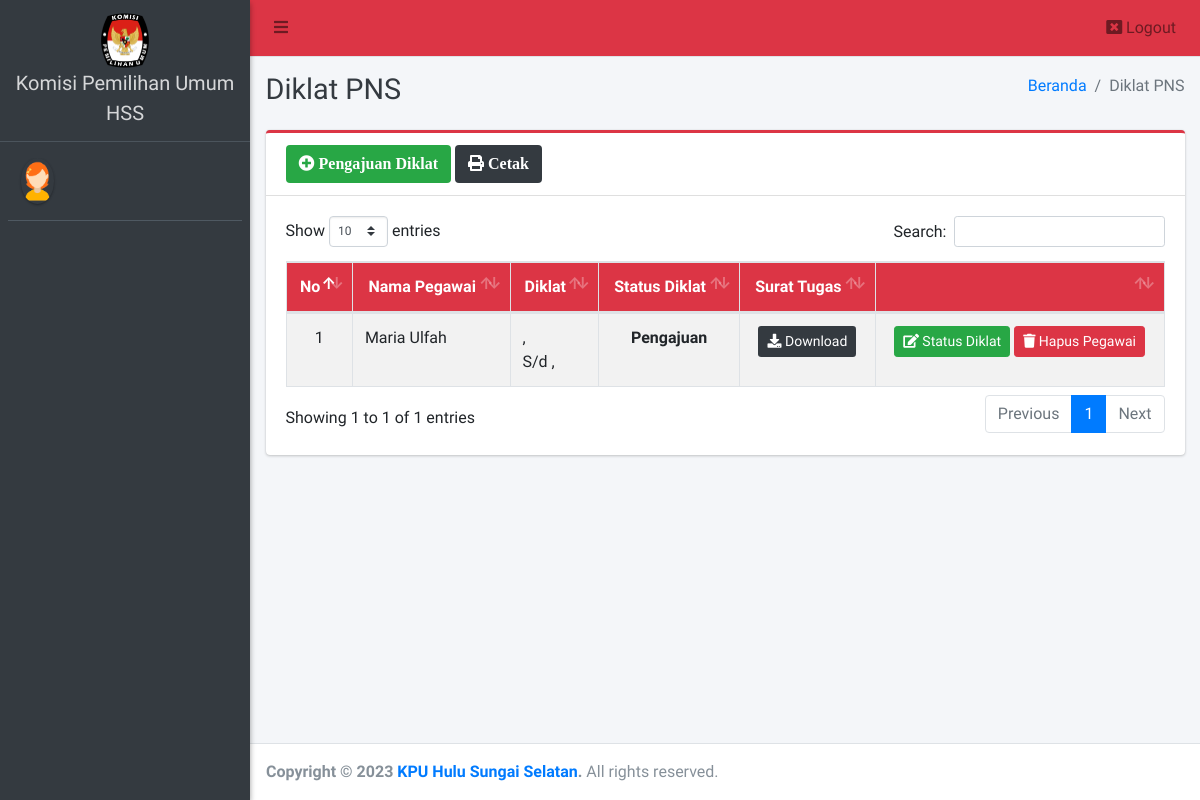
/admin/diklat/index.php, run on an earlier commit of the app's database.
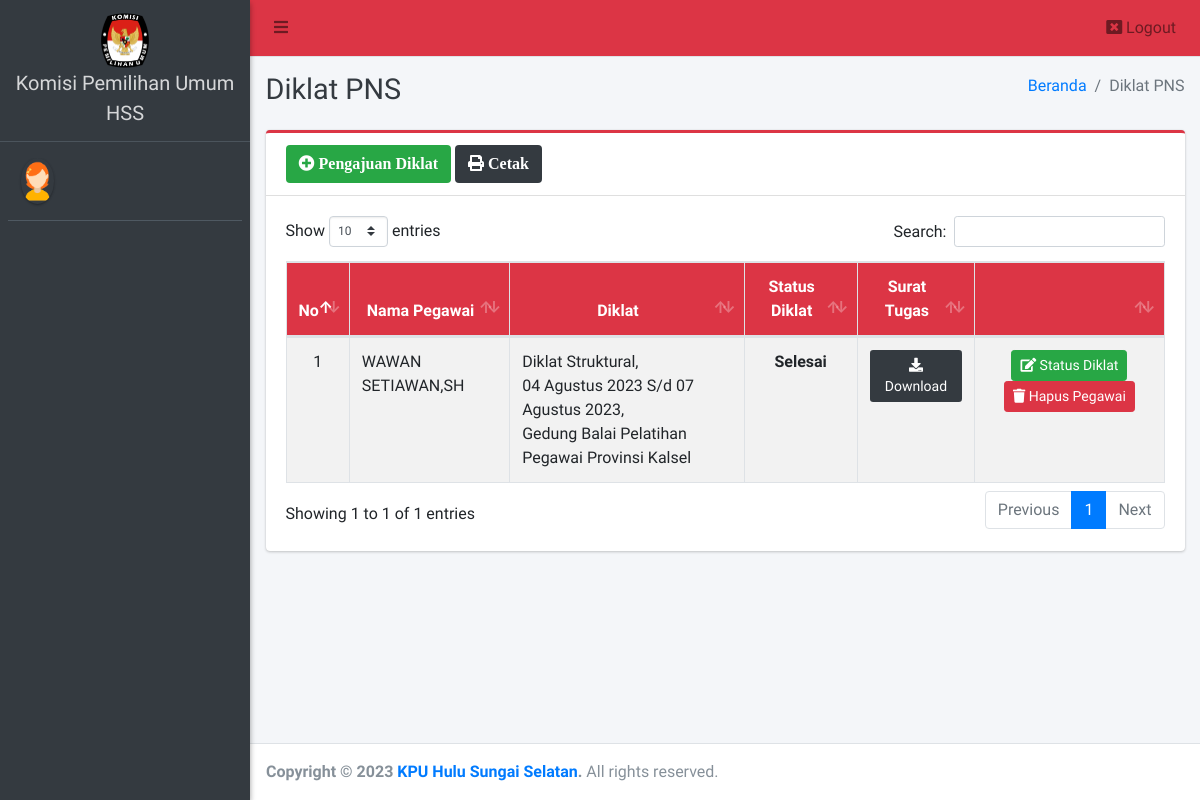
And on a later commit of the database.
### tables this page shows
CREATE TABLE `diklat` (
  `id_diklat` int(11) NOT NULL,
  `id_kegiatan` int(11) NOT NULL,
  `id_user` int(11) NOT NULL,
  `status_diklat` varchar(50) NOT NULL,
  `filest` varchar(255) DEFAULT NULL
);

CREATE TABLE `nominatif_pegawai` (
  `id_pegawai` int(11) NOT NULL,
  `nama_pegawai` varchar(50) DEFAULT NULL,
  `tempat_lahir` varchar(40) DEFAULT NULL,
  `tanggal_lahir` date DEFAULT NULL,
  `nip` varchar(20) DEFAULT NULL,
  `pangkat_gol` varchar(50) DEFAULT NULL,
  `pangkat_tmt` date DEFAULT NULL,
  `jabatan_struktural` varchar(50) DEFAULT NULL,
  `jabatan_tmt` date DEFAULT NULL,
  `no_sk_penempatan` varchar(50) DEFAULT NULL,
  `jk` varchar(50) DEFAULT NULL,
  `agama` varchar(50) DEFAULT NULL,
  `pendidikan_umum` varchar(50) DEFAULT NULL,
  `pendidikan_tmt` date DEFAULT NULL,
  `keterangan` text,
  `filepangkat` varchar(255) DEFAULT NULL,
  `filejabatan` varchar(255) DEFAULT NULL,
  `filepenempatan` varchar(255) DEFAULT NULL,
  `filependidikan` varchar(255) DEFAULT NULL,
  `id_user` int(11) DEFAULT NULL
);

CREATE TABLE `kegiatan` (
  `id_kegiatan` int(11) NOT NULL,
  `nama_kegiatan` varchar(150) NOT NULL,
  `tahun` varchar(50) NOT NULL,
  `tgl_mulai` date NOT NULL,
  `tgl_selesai` date NOT NULL,
  `luar_dalam` varchar(70) NOT NULL,
  `lokasi` varchar(255) NOT NULL,
  `deskripsi` text NOT NULL,
  `akomodasi` text NOT NULL
);

### config/config.php (called while the page is built, shortened)
<?php
function base_url($url = null)
{
	$base_url = "http://localhost:8888/kpuhss_pegawai";
	if ($url != null) {
		return $base_url . "/" . $url;
	} else {
		return $base_url;
	}
}

### config/day.php (called while the page is built)
<?php
function tgl_indo($tanggal)
{
    $bulan = array(
        1 =>   'Januari',
        'Februari',
        'Maret',
        'April',
        'Mei',
        'Juni',
        'Juli',
        'Agustus',
        'September',
        'Oktober',
        'November',
        'Desember'
    );
    $pecahkan = explode('-', $tanggal);
    return $pecahkan[2] . ' ' . $bulan[(int) $pecahkan[1]] . ' ' . $pecahkan[0];
}
?>

### admin/diklat/index.php (the view, shortened to what this page needs)
<?php
require '../../config/config.php';
require '../../config/koneksi.php';
require '../../config/day.php';
?>
<!DOCTYPE html>
<html>
<?php
include '../../templates/head.php';
?>
<body class="hold-transition sidebar-mini layout-fixed">
    <div class="wrapper">
        <?php
        include '../../templates/navbar.php';
        ?>
        <?php
        include '../../templates/sidebar.php';
        ?>
        <div class="content-wrapper">
            <div class="content-header">
                <div class="container-fluid">
                    <div class="row mb-2">
                        <div class="col-sm-6">
                            <h1 class="m-0 text-dark">Diklat PNS</h1>
                        </div>
                        <div class="col-sm-6">
                            <ol class="breadcrumb float-sm-right">
                                <li class="breadcrumb-item"><a href="#">Beranda</a></li>
                                <li class="breadcrumb-item active">Diklat PNS</li>
                            </ol>
                        </div>
                    </div>
                </div>
            </div>
            <section class="content">
                <div class="container-fluid">
                    <div class="row">
                        <div class="col-12">
                            <div class="card card-red card-outline">
                                <div class="card-header">
                                    <a href="tambah" class="btn bg-green"><i class="fa fa-plus-circle"> Pengajuan Diklat</i></a>
                                    <a href="print" target="blank" class="btn bg-dark"><i class="fa fa-print"> Cetak</i></a>
                                </div>
                                <div class="card-body">
                                    <div class="table-responsive">
                                        <table id="example1" class="table table-bordered table-striped">
                                            <thead class="bg-red">
                                                <tr align="center">
                                                    <th>No</th>
                                                    <th>Nama Pegawai</th>
                                                    <th>Diklat</th>
                                                    <th>Status Diklat</th>
                                                    <th>Surat Tugas</th>
                                                    <th></th>
                                                </tr>
                                            </thead>
                                            <tbody style="background-color: white">
                                                <?php
                                                $no = 1;
                                                $data = $koneksi->query("SELECT * FROM diklat AS d
                                                LEFT JOIN user AS u ON d.id_user = u.id_user
                                                LEFT JOIN nominatif_pegawai AS np ON u.id_user = np.id_user
                                                LEFT JOIN kegiatan AS k ON d.id_kegiatan = k.id_kegiatan
                                                ");
                                                while ($row = $data->fetch_array()) {
                                                ?>
                                                    <tr>
                                                        <td align="center"><?= $no++ ?></td>
                                                        <td>
                                                            <?= $row['nama_pegawai'] ?>
                                                        </td>
                                                        <td>
                                                            <?= $row['nama_kegiatan'] ?>,<br>
                                                            <?= tgl_indo($row['tgl_mulai']) . " S/d " . tgl_indo($row['tgl_selesai']) ?>,<br>
                                                            <?= $row['lokasi'] ?>
                                                        </td>
                                                        <td align="center"><b><?= $row['status_diklat'] ?></b></td>
                                                        <td align="center"><a target="_blank" href="<?= base_url(); ?>/file/<?= $row['filest'] ?>" class="btn bg-dark btn-sm" title="Download"><i class="fa fa-download"></i> Download</i></a></td>
                                                        <td align="center">
                                                            <a href="edit?id=<?= $row['id_diklat'] ?>" class="btn btn-success btn-sm" title="Hapus"><i class="fa fa-edit"></i> Status Diklat</a>
                                                            <a href="hapus?id=<?= $row['id_diklat'] ?>" class="btn btn-danger btn-sm alert-hapus" title="Hapus"><i class="fa fa-trash"></i> Hapus Pegawai</a>
                                                        </td>
                                                    </tr>
                                                <?php } ?>
                                            </tbody>
                                        </table>
                                    </div>
                                </div>
                            </div>
                        </div>
                    </div>
                </div>
            </section>
        </div>
        <?php include_once "../../templates/footer.php"; ?>
    </div>
</body>
</html>

### templates/head.php (shortened to what this page needs)
<head>
  <link rel="stylesheet" href="<?= base_url() ?>/assets/plugins/fontawesome-free/css/all.min.css">
  <link rel="stylesheet" href="https://code.ionicframework.com/ionicons/2.0.1/css/ionicons.min.css">
  <link rel="stylesheet" href="<?= base_url() ?>/assets/plugins/datatables-bs4/css/dataTables.bootstrap4.css">
  <link rel="stylesheet" href="<?= base_url() ?>/assets/plugins/ekko-lightbox/ekko-lightbox.css">
  <link rel="stylesheet" href="<?= base_url() ?>/assets/plugins/bootstrap-fileupload/bootstrap-fileupload.min.css">
  <link rel="stylesheet" href="<?= base_url() ?>/assets/plugins/tempusdominus-bootstrap-4/css/tempusdominus-bootstrap-4.min.css">
  <link rel="stylesheet" href="<?= base_url() ?>/assets/plugins/select2/css/select2.min.css">
  <link rel="stylesheet" href="<?= base_url() ?>/assets/plugins/select2-bootstrap4-theme/select2-bootstrap4.min.css">
  <link rel="stylesheet" href="<?= base_url() ?>/assets/plugins/icheck-bootstrap/icheck-bootstrap.min.css">
  <link rel="stylesheet" href="<?= base_url() ?>/assets/plugins/jqvmap/jqvmap.min.css">
  <link rel="stylesheet" href="<?= base_url() ?>/assets/dist/css/adminlte.min.css">
  <link rel="stylesheet" href="<?= base_url() ?>/assets/plugins/overlayScrollbars/css/OverlayScrollbars.min.css">
  <link rel="stylesheet" href="<?= base_url() ?>/assets/plugins/daterangepicker/daterangepicker.css">
  <link rel="stylesheet" href="<?= base_url() ?>/assets/plugins/summernote/summernote-bs4.css">
  <link rel="stylesheet" href="<?= base_url() ?>/assets/plugins/bootstrap-fileupload/bootstrap-fileupload.min.css">
  <link rel="stylesheet" href="<?= base_url() ?>/assets/alert/sweetalert.css">
</head>

### templates/navbar.php
<nav class="main-header navbar navbar-expand navbar-red navbar-light">
  <ul class="navbar-nav">
    <li class="nav-item">
      <a class="nav-link" data-widget="pushmenu" href="#"><i class="fas fa-bars"></i></a>
    </li>
  </ul>
  <ul class="navbar-nav ml-auto">
    <li class="nav-item dropdown">
      <a class="nav-link alert-logout" href="<?= base_url('logout') ?>">
        <i class="fas fa-window-close"> </i> Logout
      </a>
    </li>
  </ul>
</nav>

### templates/sidebar.php (shortened to what this page needs)
<aside class="main-sidebar sidebar-dark-green elevation-2">
  <a href="#" class="brand-link text-center">
    <img src="<?= base_url() ?>/assets/dist/img/kpu_logo.png" style="width: 50px; justify-content: center; margin: auto; " alt="#" class="" style="opacity: .8"><br>
    <span class="brand-text font-weight-light"><b>Komisi Pemilihan Umum <br> HSS</b></span>
  </a>
  <div class="sidebar">
    <div class="user-panel mt-3 pb-3 d-flex">
      <div class="image">
        <img src="<?= base_url() ?>/assets/dist/img/avatar6.png" class="img-circle elevation-1" alt="User Image">
      </div>
      <div class="info">
      </div>
    </div>
  </div>
</aside>

### templates/footer.php (shortened to what this page needs)
<footer class="main-footer">
  <strong>Copyright &copy; <?= date('Y') ?> <a href="#">KPU Hulu Sungai Selatan</a>.</strong>
  All rights reserved.
</footer>

What changed in the data, as far as the page shows it:
removed diklat: nominatif_pegawai.nama_pegawai "Maria Ulfah", status_diklat "Pengajuan"
added diklat: nominatif_pegawai.nama_pegawai "WAWAN SETIAWAN,SH", id_kegiatan.nama_kegiatan "Diklat Struktural", id_kegiatan.tgl_mulai "04 Agustus 2023", id_kegiatan.tgl_selesai "07 Agustus 2023", id_kegiatan.lokasi "Gedung Balai Pelatihan Pegawai Provinsi Kalsel", status_diklat "Selesai"
